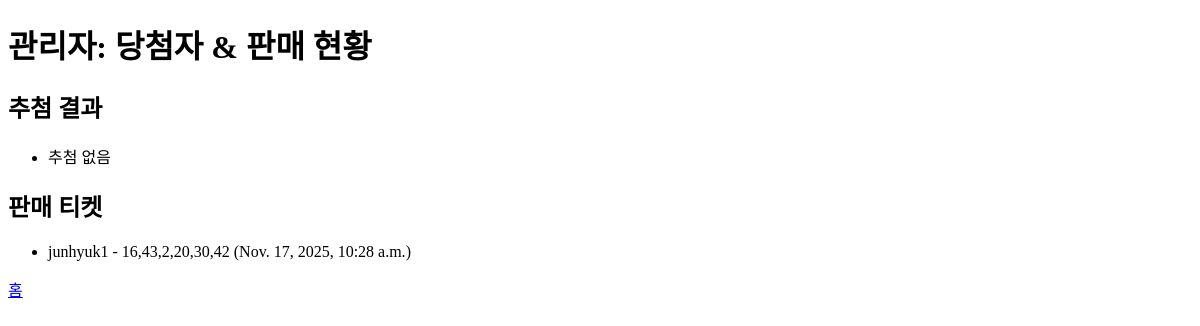
/admin_check/, run on an earlier commit of the app's database.
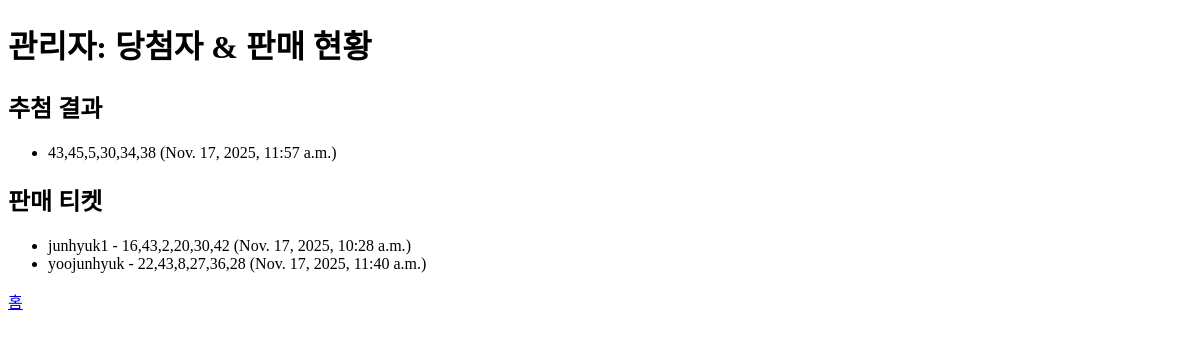
And on a later commit of the database.
### lotto_app/models.py (models this page shows, shortened)
class LottoTicket(models.Model):
    user = models.ForeignKey(User, on_delete=models.CASCADE)
    numbers = models.CharField(max_length=50)
    created_at = models.DateTimeField(auto_now_add=True)

class LottoDraw(models.Model):
    numbers = models.CharField(max_length=50)
    draw_date = models.DateTimeField(auto_now_add=True)

### lotto_app/views.py (the view)
# urls.py: path('admin_check/', views.admin_check, name='admin_check'),
def admin_check(request):
    draws = LottoDraw.objects.all()
    tickets = LottoTicket.objects.all()
    return render(request, 'lotto_app/admin_check.html', {'draws': draws, 'tickets': tickets})

### lotto_app/templates/lotto_app/admin_check.html (shortened to what this page needs)
<!DOCTYPE html>
<html lang="ko">
<head>
</head>
<body>
    <h1>관리자: 당첨자 & 판매 현황</h1>
    <h2>추첨 결과</h2>
    <ul>
        {% for d in draws %}
        <li>{{ d.numbers }} ({{ d.draw_date }})</li>
        {% empty %}
        <li>추첨 없음</li>
        {% endfor %}
    </ul>
    <h2>판매 티켓</h2>
    <ul>
        {% for t in tickets %}
        <li>{{ t.user.username }} - {{ t.numbers }} ({{ t.created_at }})</li>
        {% empty %}
        <li>판매 없음</li>
        {% endfor %}
    </ul>
    <a href="{% url 'home' %}">홈</a>
</body>
</html>

What changed in the data, as far as the page shows it:
added LottoDraw: numbers "43,45,5,30,34,38", draw_date "Nov. 17, 2025, 11:57 a.m."
added LottoTicket: user.username "yoojunhyuk", numbers "22,43,8,27,36,28", created_at "Nov. 17, 2025, 11:40 a.m."
Also different on the page:
text no longer shown: "추첨 없음"
